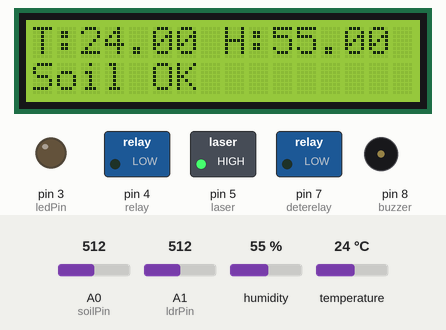
This sketch was run on a simulated Arduino Uno, built with avr-gcc and run on an emulated ATmega328P. Parts: 16×2 character LCD, switched loads named in the sketch (green lamp = pin HIGH), output pins drawn as LEDs (lit = HIGH), buzzer (waves = sounding, pin HIGH). The inputs (shaded band) are chosen by the test bench; at power-on: A0 (soilPin) = 512, A1 (ldrPin) = 512, humidity 55 %, temperature 24 °C. What the sketch prints to the serial monitor is not drawn.

Above: at 1.2 s.
1.3 s: A0 (soilPin) set to 211
5.3 s: A0 (soilPin) set to 182
At 6.5 s:
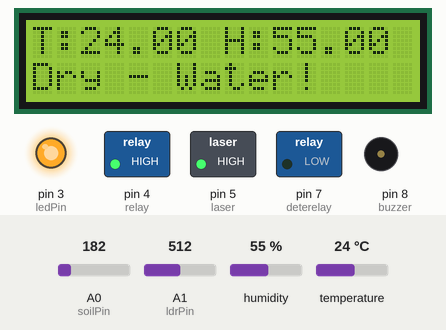
9.3 s: A1 (ldrPin) set to 732
13.3 s: A1 (ldrPin) set to 765
At 15.0 s:
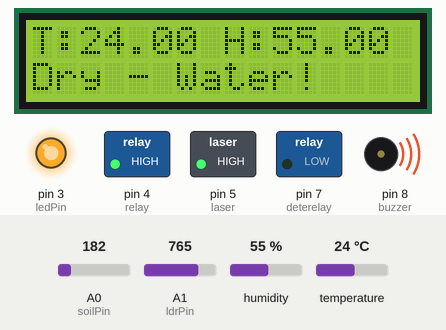
17.3 s: humidity set to 22 %
At 19.4 s:
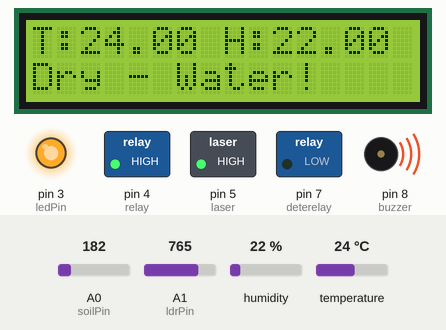
21.3 s: A0 (soilPin) set to 210
At 24.0 s:
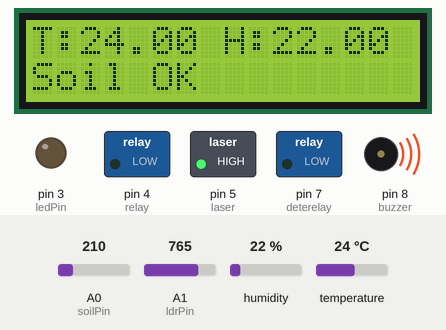
Timing chart, 0 to 25.5 s (numbered marks = the images above; inputs shaded):
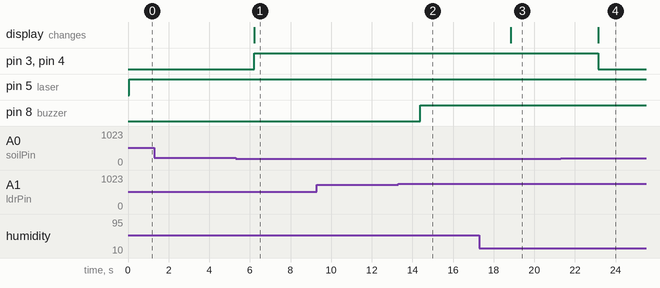

Measured:
- the behaviour switches between 200 and 199 on A0 (soilPin) (found by bisection; images 0 and 1)
- the behaviour switches between 750 and 751 on A1 (ldrPin) (found by bisection; images 1 and 2)
- after the input at 1.3 s, every drawn part: stays the same
- after the input at 5.3 s, pin 3 (ledPin), pin 4 (relay): LOW → HIGH after 0.92 s; the display: changes after 0.92 s (image 1)
- after the input at 9.3 s, every drawn part: stays the same
- after the input at 13.3 s, pin 8 (buzzer): LOW → HIGH after 1.1 s
- after the input at 17.3 s, the display: changes after 1.5 s (image 3)
- after the input at 21.3 s, pin 3 (ledPin), pin 4 (relay): HIGH → LOW after 1.8 s; the display: changes after 1.8 s (image 4)

The sketch:

aeduino_2_copy_20260619112155.ino
```cpp
#include <Wire.h>
#include <LiquidCrystal_I2C.h>
#include <DHT.h>

int dete=6;
int deterelay=7;
//detec
int soilPin = A0;
int ledPin = 3;
int dhtPin = 2;
int relay=4;
//soil
int laser=5;
const int ldrPin = A1;
int ldrvalue=0;
int buzzer =8;
//securityy
DHT dht(dhtPin, DHT11);
LiquidCrystal_I2C lcd(0x27, 16, 2);

int soilValue;

void setup() {
  pinMode(ledPin, OUTPUT);
  pinMode(relay, OUTPUT);
  pinMode(laser, OUTPUT);
  pinMode(dete, INPUT);//DETECTION
  pinMode(buzzer, OUTPUT);
  pinMode(deterelay, OUTPUT);
  Serial.begin(9600);

  dht.begin();
  lcd.init();
  lcd.backlight();
}

void loop() {

  digitalWrite(laser, HIGH);


//****DETECTION
/*
int detevalue = digitalRead(dete);
  Serial.print("detection: ");
  Serial.println(detevalue);
  delay(500);
if (detevalue>0){
    digitalWrite(deterelay, LOW);
    Serial.println("turn on the leds");
    delay(1000);
  }
  else{
    digitalWrite(deterelay, HIGH);//OPPOSITE
  }
//****end DETECTION
*/

//******security
  ldrvalue = analogRead(ldrPin);
  Serial.print("ldrsensor: ");
  Serial.println(ldrvalue);
  if (ldrvalue>750) {
  Serial.println("buzzerhigh");
  digitalWrite(buzzer, HIGH);
  delay(100);
  }
  else{
      digitalWrite(buzzer, LOW);

  }

//*******END SECURITY


  soilValue = analogRead(soilPin);
  Serial.print("soilvalue :");
  Serial.println(soilValue );
  float h = dht.readHumidity();
  float t = dht.readTemperature();

  lcd.clear();

  // First line
  lcd.setCursor(0, 0);
  lcd.print("T:");
  lcd.print(t);
  lcd.print(" H:");
  lcd.print(h);

  // Second line
  lcd.setCursor(0, 1);
//***** SOIL SYSYTEMS
  if (soilValue <200) {
    lcd.print("Dry - Water!");
    digitalWrite(ledPin, HIGH);
    digitalWrite(relay, HIGH);//(0) )HERE IS HIGH BUT UTS WORKS LOW BECAUSE ITS WORKS INVERSE SO HERE ISTS LOW(0)

  } else {
    lcd.print("Soil OK");
    digitalWrite(ledPin, LOW);
    digitalWrite(relay, LOW);//(1)HERE ITS WOKS HIGH BECAUSE THE IN OTHER FUNCTIONS IS LOW WHUCH MENAS ITS WORKS HERE HIGH(1)
    delay(1000);
  }

  delay(2000);
  //***ENDSOIL SYSYTEM
}
```
